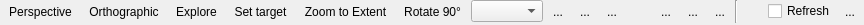
<?xml version="1.0" encoding="UTF-8"?>
<ui version="4.0">
 <class>QuickBarNavigation</class>
 <widget class="QWidget" name="QuickBarNavigation">
  <property name="geometry">
   <rect>
    <x>0</x>
    <y>0</y>
    <width>840</width>
    <height>24</height>
   </rect>
  </property>
  <property name="sizePolicy">
   <sizepolicy hsizetype="Preferred" vsizetype="Maximum">
    <horstretch>0</horstretch>
    <verstretch>0</verstretch>
   </sizepolicy>
  </property>
  <property name="windowTitle">
   <string>Form</string>
  </property>
  <layout class="QHBoxLayout" name="horizontalLayout">
   <property name="spacing">
    <number>3</number>
   </property>
   <property name="leftMargin">
    <number>2</number>
   </property>
   <property name="topMargin">
    <number>0</number>
   </property>
   <property name="rightMargin">
    <number>2</number>
   </property>
   <property name="bottomMargin">
    <number>2</number>
   </property>
   <item>
    <widget class="QToolButton" name="toolButton_perspective">
     <property name="toolTip">
      <string>Perspective mode</string>
     </property>
     <property name="text">
      <string>Perspective</string>
     </property>
     <property name="icon">
      <iconset resource="../../../openscantools.qrc">
       <normaloff>:/icons/100x100/Perspective-yk.png</normaloff>:/icons/100x100/Perspective-yk.png</iconset>
     </property>
     <property name="checkable">
      <bool>true</bool>
     </property>
     <property name="autoRaise">
      <bool>true</bool>
     </property>
    </widget>
   </item>
   <item>
    <widget class="QToolButton" name="toolButton_orthographic">
     <property name="toolTip">
      <string>Orthographic mode</string>
     </property>
     <property name="text">
      <string>Orthographic</string>
     </property>
     <property name="icon">
      <iconset resource="../../../openscantools.qrc">
       <normaloff>:/icons/100x100/Ortho-yk.png</normaloff>:/icons/100x100/Ortho-yk.png</iconset>
     </property>
     <property name="checkable">
      <bool>true</bool>
     </property>
     <property name="autoRaise">
      <bool>true</bool>
     </property>
    </widget>
   </item>
   <item>
    <widget class="QToolButton" name="toolButton_explore">
     <property name="toolTip">
      <string>Explore</string>
     </property>
     <property name="text">
      <string>Explore</string>
     </property>
     <property name="icon">
      <iconset resource="../../../openscantools.qrc">
       <normaloff>:/icons/100x100/explore.png</normaloff>:/icons/100x100/explore.png</iconset>
     </property>
     <property name="checkable">
      <bool>true</bool>
     </property>
     <property name="autoRaise">
      <bool>true</bool>
     </property>
    </widget>
   </item>
   <item>
    <widget class="QToolButton" name="toolButton_examine">
     <property name="toolTip">
      <string>Examine</string>
     </property>
     <property name="text">
      <string>Set target</string>
     </property>
     <property name="icon">
      <iconset resource="../../../openscantools.qrc">
       <normaloff>:/icons/100x100/target.png</normaloff>:/icons/100x100/target.png</iconset>
     </property>
     <property name="checkable">
      <bool>true</bool>
     </property>
     <property name="autoRaise">
      <bool>true</bool>
     </property>
    </widget>
   </item>
   <item>
    <widget class="QToolButton" name="toolButton_zoomExtent">
     <property name="toolTip">
      <string>Zoom to extent</string>
     </property>
     <property name="text">
      <string>Zoom to Extent</string>
     </property>
     <property name="icon">
      <iconset resource="../../../openscantools.qrc">
       <normaloff>:/icons/100x100/zoom_extents.png</normaloff>:/icons/100x100/zoom_extents.png</iconset>
     </property>
     <property name="autoRaise">
      <bool>true</bool>
     </property>
    </widget>
   </item>
   <item>
    <widget class="QToolButton" name="toolButton_rotate90">
     <property name="toolTip">
      <string>Rotate view around Z, 90° counterclockwise. Keypad: 5</string>
     </property>
     <property name="text">
      <string>Rotate 90°</string>
     </property>
     <property name="icon">
      <iconset resource="../../../openscantools.qrc">
       <normaloff>:/icons/100x100/rotate_90.png</normaloff>:/icons/100x100/rotate_90.png</iconset>
     </property>
     <property name="autoRaise">
      <bool>true</bool>
     </property>
    </widget>
   </item>
   <item>
    <widget class="QComboBox" name="comboBox_views"/>
   </item>
   <item>
    <widget class="QToolButton" name="toolButton_align2Points">
     <property name="toolTip">
      <string>Align view along a vertical plane defined by 2 points.</string>
     </property>
     <property name="text">
      <string>...</string>
     </property>
     <property name="icon">
      <iconset resource="../../../openscantools.qrc">
       <normaloff>:/icons/100x100/2_points_box_z_lock.png</normaloff>:/icons/100x100/2_points_box_z_lock.png</iconset>
     </property>
     <property name="checkable">
      <bool>true</bool>
     </property>
     <property name="autoRaise">
      <bool>true</bool>
     </property>
    </widget>
   </item>
   <item>
    <widget class="QToolButton" name="toolButton_align3Points">
     <property name="toolTip">
      <string>Align view along a plane defined by 3 points.</string>
     </property>
     <property name="text">
      <string>...</string>
     </property>
     <property name="icon">
      <iconset resource="../../../openscantools.qrc">
       <normaloff>:/icons/100x100/align_view_3_points.png</normaloff>:/icons/100x100/align_view_3_points.png</iconset>
     </property>
     <property name="checkable">
      <bool>true</bool>
     </property>
     <property name="autoRaise">
      <bool>true</bool>
     </property>
    </widget>
   </item>
   <item>
    <widget class="QToolButton" name="toolButton_alignBox">
     <property name="toolTip">
      <string>Align view on the nearest box face.</string>
     </property>
     <property name="text">
      <string>...</string>
     </property>
     <property name="icon">
      <iconset resource="../../../openscantools.qrc">
       <normaloff>:/icons/100x100/align_view_on_box_face.png</normaloff>:/icons/100x100/align_view_on_box_face.png</iconset>
     </property>
     <property name="checkable">
      <bool>true</bool>
     </property>
     <property name="autoRaise">
      <bool>true</bool>
     </property>
    </widget>
   </item>
   <item>
    <widget class="QToolButton" name="toolButton_gizmo">
     <property name="toolTip">
      <string>Guizmo</string>
     </property>
     <property name="text">
      <string/>
     </property>
     <property name="icon">
      <iconset resource="../../../openscantools.qrc">
       <normaloff>:/icons/100x100/coordinate_system.png</normaloff>:/icons/100x100/coordinate_system.png</iconset>
     </property>
     <property name="checkable">
      <bool>true</bool>
     </property>
     <property name="autoRaise">
      <bool>true</bool>
     </property>
    </widget>
   </item>
   <item>
    <spacer name="horizontalSpacer_2">
     <property name="orientation">
      <enum>Qt::Horizontal</enum>
     </property>
     <property name="sizeType">
      <enum>QSizePolicy::Preferred</enum>
     </property>
     <property name="sizeHint" stdset="0">
      <size>
       <width>40</width>
       <height>20</height>
      </size>
     </property>
    </spacer>
   </item>
   <item>
    <widget class="QToolButton" name="toolButton_translation">
     <property name="text">
      <string>...</string>
     </property>
     <property name="icon">
      <iconset resource="../../../openscantools.qrc">
       <normaloff>:/icons/100x100/box_move.png</normaloff>:/icons/100x100/box_move.png</iconset>
     </property>
     <property name="checkable">
      <bool>true</bool>
     </property>
     <property name="autoExclusive">
      <bool>false</bool>
     </property>
     <property name="autoRaise">
      <bool>true</bool>
     </property>
    </widget>
   </item>
   <item>
    <widget class="QToolButton" name="toolButton_rotation">
     <property name="text">
      <string>...</string>
     </property>
     <property name="icon">
      <iconset resource="../../../openscantools.qrc">
       <normaloff>:/icons/100x100/box_rotate.png</normaloff>:/icons/100x100/box_rotate.png</iconset>
     </property>
     <property name="checkable">
      <bool>true</bool>
     </property>
     <property name="autoExclusive">
      <bool>false</bool>
     </property>
     <property name="autoRaise">
      <bool>true</bool>
     </property>
    </widget>
   </item>
   <item>
    <widget class="QToolButton" name="toolButton_extrusion">
     <property name="text">
      <string>...</string>
     </property>
     <property name="icon">
      <iconset resource="../../../openscantools.qrc">
       <normaloff>:/icons/100x100/clipping_size.png</normaloff>:/icons/100x100/clipping_size.png</iconset>
     </property>
     <property name="checkable">
      <bool>true</bool>
     </property>
     <property name="autoExclusive">
      <bool>false</bool>
     </property>
     <property name="autoRaise">
      <bool>true</bool>
     </property>
    </widget>
   </item>
   <item>
    <widget class="Line" name="line">
     <property name="orientation">
      <enum>Qt::Vertical</enum>
     </property>
    </widget>
   </item>
   <item>
    <widget class="QToolButton" name="toolButton_moveManip">
     <property name="text">
      <string/>
     </property>
     <property name="icon">
      <iconset resource="../../../openscantools.qrc">
       <normaloff>:/icons/100x100/move manipulator.png</normaloff>:/icons/100x100/move manipulator.png</iconset>
     </property>
     <property name="checkable">
      <bool>true</bool>
     </property>
     <property name="autoRaise">
      <bool>true</bool>
     </property>
    </widget>
   </item>
   <item>
    <widget class="QCheckBox" name="checkBox_refresh">
     <property name="text">
      <string>Refresh</string>
     </property>
    </widget>
   </item>
   <item>
    <spacer name="horizontalSpacer">
     <property name="orientation">
      <enum>Qt::Horizontal</enum>
     </property>
     <property name="sizeHint" stdset="0">
      <size>
       <width>0</width>
       <height>0</height>
      </size>
     </property>
    </spacer>
   </item>
   <item>
    <widget class="QToolButton" name="toolButton_hideBar">
     <property name="toolTip">
      <string>Hide (N)</string>
     </property>
     <property name="text">
      <string>...</string>
     </property>
     <property name="icon">
      <iconset resource="../../../openscantools.qrc">
       <normaloff>:/icons/100x100/hide_list.png</normaloff>:/icons/100x100/hide_list.png</iconset>
     </property>
     <property name="autoRaise">
      <bool>true</bool>
     </property>
    </widget>
   </item>
  </layout>
 </widget>
 <resources>
  <include location="../../../openscantools.qrc"/>
 </resources>
 <connections/>
</ui>
